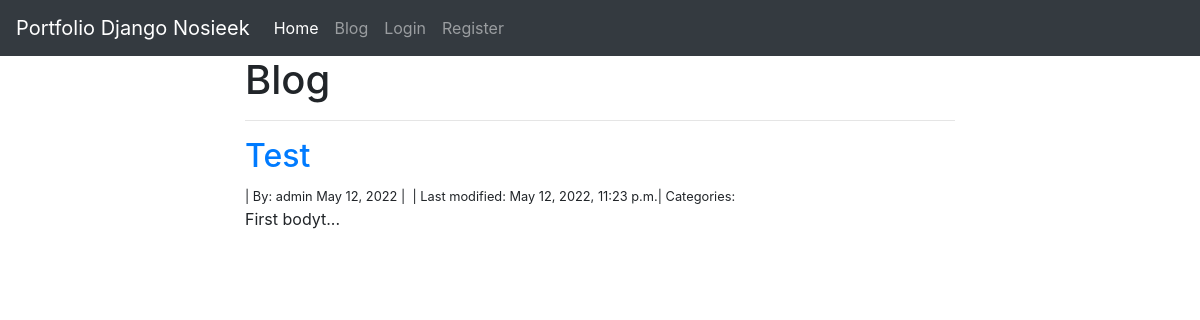
Page /blog/ on the earlier database version.
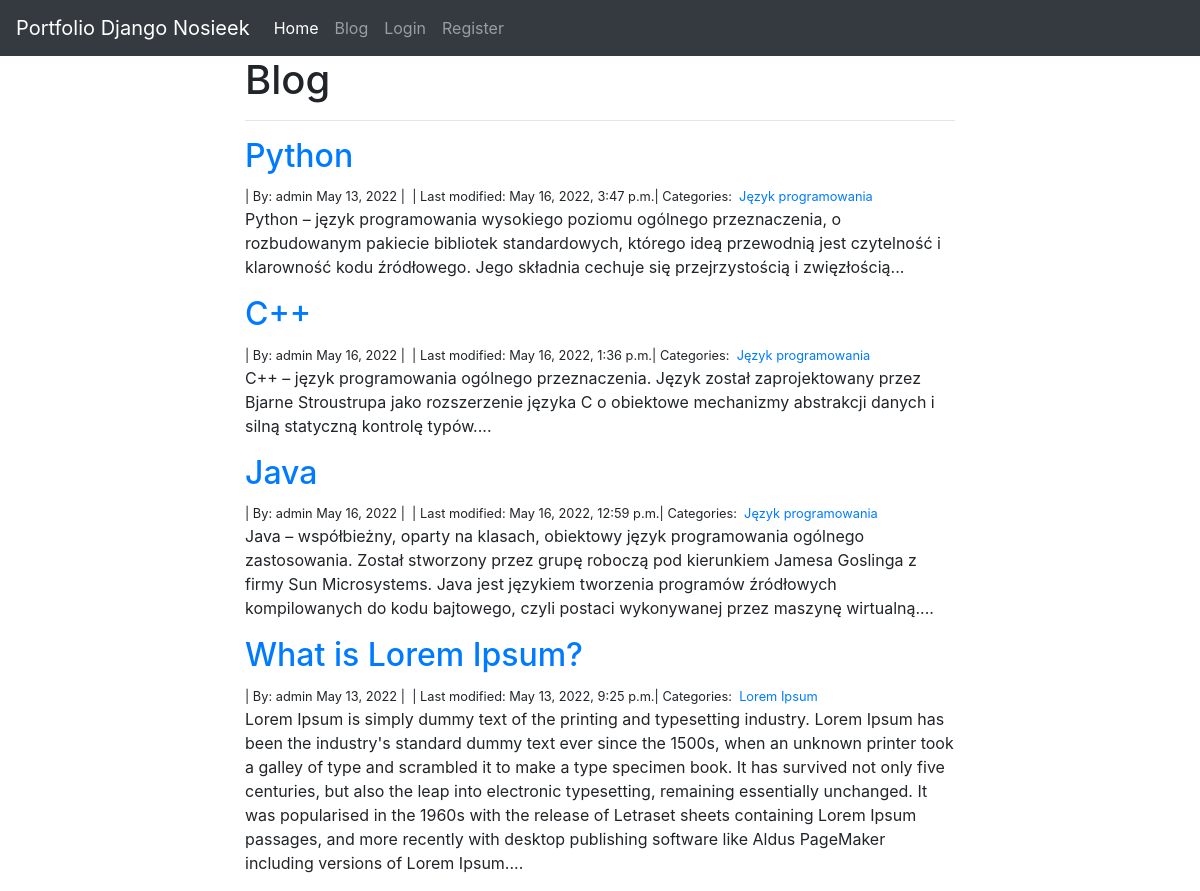
Same page on the later database version.
### blog/models.py (models this page shows, shortened)
class Post(models.Model):
    title = models.CharField(max_length=255)
    author = models.ForeignKey(User, on_delete=models.CASCADE)
    body = models.TextField()
    created_on = models.DateTimeField(auto_now_add=True)
    last_modified = models.DateTimeField(auto_now=True)
    categories = models.ManyToManyField('Category', related_name='posts')

class Category(models.Model):
    name = models.CharField(max_length=255)

### blog/views.py (the view)
# urls.py: path('', BlogView.as_view(), name="blog-home"),
class BlogView(ListView):
    model = Post
    template_name = 'blog_home.html'
    ordering = ['-last_modified']

### templates/blog_home.html (shortened to what this page needs)
{% extends "base.html" %}
{% block page_content %}
<div class="col-md-8 offset-md-2">
    <h1>Blog</h1>
    <hr>
    {% for post in object_list %}
    <h2><a href="{% url 'blog-detail' post.pk%}">{{ post.title }}</a></h2>
    <small>
        | By: {{ post.author.username }}
        {{ post.created_on.date }} |&nbsp;
        | Last modified: {{post.last_modified }}|
        Categories:&nbsp;
        {% for category in post.categories.all %}
        <a href="{% url 'blog-category' category.name %}">
            {{ category.name }}
        </a>&nbsp;
        {% endfor %}
    </small>
    <p>{{ post.body | slice:":700" }}...</p>
    {% endfor %}
</div>
{% endblock %}

### templates/base.html (shortened to what this page needs)
<!doctype html>
<html lang="en">
  <head>
    <link rel="stylesheet" href="https://cdn.jsdelivr.net/npm/bootstrap@4.3.1/dist/css/bootstrap.min.css">
  </head>
  <body>
  <nav class="navbar navbar-expand-lg navbar-dark bg-dark">
  <a class="navbar-brand" href="{% url 'project_index' %}">Portfolio Django Nosieek</a>
  <div class="collapse navbar-collapse" id="navbarSupportedContent">
    <ul class="navbar-nav mr-auto">
      <li class="nav-item active">
        <a class="nav-link" href="{% url 'project_index' %}">Home <span class="sr-only">(current)</span></a>
      </li>
      <li class="nav-item">
        <a class="nav-link" href="{% url 'blog-home' %}">Blog</a>
      </li>
      {% if user.is_authenticated %}
       <li class="nav-item">
        <a class="nav-link" href="{% url 'add-post' %}">Add Post</a>
      </li>
      <li class="nav-item">
        <a class="nav-link" href="{% url 'add-category' %}">Add Category</a>
      </li>
      <li class="nav-item dropdown">
        <a class="nav-link dropdown-toggle" href="#" id="navbarDropdown" role="button" data-toggle="dropdown" aria-haspopup="true" aria-expanded="false">
          {{ user.username }}
        </a>
        <div class="dropdown-menu" aria-labelledby="navbarDropdown">
          <a class="dropdown-item" href="#">Profile</a>
          <a class="dropdown-item" href="#">Change Password</a>
          <div class="dropdown-divider"></div>
          <a class="dropdown-item" href="{% url 'logout'%}">Logout</a>
        </div>
      </li>
      {% else %}
      <li class="nav-item">
        <a class="nav-link" href="{% url 'login' %}">Login</a>
      </li>
       <li class="nav-item">
        <a class="nav-link" href="{% url 'register' %}">Register</a>
      </li>
      {% endif %}
    </ul>
  </div>
</nav>
  <div class="container">
    {% block page_content %} {% endblock %}
  </div>
  </body>
</html>

Differences in the rows shown:
removed Post: title "Test", author.username "admin", created_on "May 12, 2022", last_modified "May 12, 2022, 11:23 p.m.", body "First bodyt"
added Post: title "Python", author.username "admin", created_on "May 13, 2022", last_modified "May 16, 2022, 3:47 p.m.", body "Python – język programowania wysokiego poziomu ogólnego przeznaczenia, o rozbudowanym pakiecie bibliotek standardowych, którego ideą przewodnią jest czytelność i klarowność kodu źródłowego. Jego składnia cechuje się przejrzystością i zwięzłością"
added Category: name "Język programowania"
added Post: title "C++", author.username "admin", created_on "May 16, 2022", last_modified "May 16, 2022, 1:36 p.m.", body "C++ – język programowania ogólnego przeznaczenia. Język został zaprojektowany przez Bjarne Stroustrupa jako rozszerzenie języka C o obiektowe mechanizmy abstrakcji danych i silną statyczną kontrolę typów."
added Post: title "Java", author.username "admin", created_on "May 16, 2022", last_modified "May 16, 2022, 12:59 p.m.", body "Java – współbieżny, oparty na klasach, obiektowy język programowania ogólnego zastosowania. Został stworzony przez grupę roboczą pod kierunkiem Jamesa Goslinga z firmy Sun Microsystems. Java jest językiem tworzenia programów źródłowych kompilowanych do kodu bajtowego, czyli postaci wykonywanej przez maszynę wirtualną."
added Post: title "What is Lorem Ipsum?", author.username "admin", created_on "May 13, 2022", last_modified "May 13, 2022, 9:25 p.m.", body "Lorem Ipsum is simply dummy text of the printing and typesetting industry. Lorem Ipsum has been the industry's standard dummy text ever since the 1500s, when an unknown printer took a galley of type and scrambled it to make a type specimen book. It has survived not only five centuries, but also the leap into electronic typesetting, remaining essentially unchanged. It was popularised in the 1960s with the release of Letraset sheets containing Lorem Ipsum passages, and more recently with desktop publishing software like Aldus PageMaker including versions of Lorem Ipsum."
added Category: name "Lorem Ipsum", shown under "What is Lorem Ipsum?"
